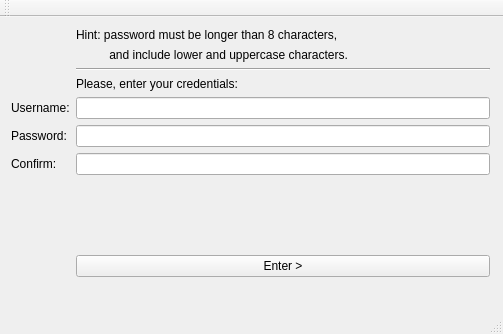
<?xml version="1.0" encoding="UTF-8"?>
<ui version="4.0">
 <class>MainWindow</class>
 <widget class="QMainWindow" name="MainWindow">
  <property name="geometry">
   <rect>
    <x>0</x>
    <y>0</y>
    <width>503</width>
    <height>334</height>
   </rect>
  </property>
  <property name="windowTitle">
   <string>MainWindow</string>
  </property>
  <widget class="QWidget" name="centralWidget">
   <widget class="QWidget" name="formLayoutWidget">
    <property name="geometry">
     <rect>
      <x>0</x>
      <y>0</y>
      <width>501</width>
      <height>271</height>
     </rect>
    </property>
    <layout class="QFormLayout" name="formLayout">
     <property name="fieldGrowthPolicy">
      <enum>QFormLayout::AllNonFixedFieldsGrow</enum>
     </property>
     <item row="0" column="1">
      <widget class="QLabel" name="label_5">
       <property name="text">
        <string>Hint: password must be longer than 8 characters,</string>
       </property>
       <property name="scaledContents">
        <bool>false</bool>
       </property>
      </widget>
     </item>
     <item row="3" column="1">
      <widget class="QLabel" name="label_3">
       <property name="text">
        <string>Please, enter your credentials:</string>
       </property>
       <property name="textFormat">
        <enum>Qt::RichText</enum>
       </property>
      </widget>
     </item>
     <item row="4" column="0">
      <widget class="QLabel" name="label">
       <property name="text">
        <string>Username:</string>
       </property>
      </widget>
     </item>
     <item row="4" column="1">
      <widget class="QLineEdit" name="le_username0"/>
     </item>
     <item row="5" column="0">
      <widget class="QLabel" name="label_2">
       <property name="text">
        <string>Password:</string>
       </property>
      </widget>
     </item>
     <item row="5" column="1">
      <widget class="QLineEdit" name="le_password0"/>
     </item>
     <item row="6" column="0">
      <widget class="QLabel" name="label_4">
       <property name="text">
        <string>Confirm:</string>
       </property>
      </widget>
     </item>
     <item row="6" column="1">
      <widget class="QLineEdit" name="le_confirm0"/>
     </item>
     <item row="7" column="1">
      <spacer name="verticalSpacer">
       <property name="orientation">
        <enum>Qt::Vertical</enum>
       </property>
       <property name="sizeHint" stdset="0">
        <size>
         <width>20</width>
         <height>40</height>
        </size>
       </property>
      </spacer>
     </item>
     <item row="8" column="1">
      <widget class="QPushButton" name="pb_enter0">
       <property name="text">
        <string>Enter &gt;</string>
       </property>
      </widget>
     </item>
     <item row="1" column="1">
      <widget class="QLabel" name="label_6">
       <property name="text">
        <string>          and include lower and uppercase characters.</string>
       </property>
       <property name="scaledContents">
        <bool>false</bool>
       </property>
      </widget>
     </item>
     <item row="2" column="1">
      <widget class="Line" name="line">
       <property name="orientation">
        <enum>Qt::Horizontal</enum>
       </property>
      </widget>
     </item>
    </layout>
   </widget>
  </widget>
  <widget class="QMenuBar" name="menuBar">
   <property name="geometry">
    <rect>
     <x>0</x>
     <y>0</y>
     <width>503</width>
     <height>25</height>
    </rect>
   </property>
  </widget>
  <widget class="QToolBar" name="mainToolBar">
   <attribute name="toolBarArea">
    <enum>TopToolBarArea</enum>
   </attribute>
   <attribute name="toolBarBreak">
    <bool>false</bool>
   </attribute>
  </widget>
  <widget class="QStatusBar" name="statusBar"/>
 </widget>
 <layoutdefault spacing="6" margin="11"/>
 <resources/>
 <connections/>
</ui>
